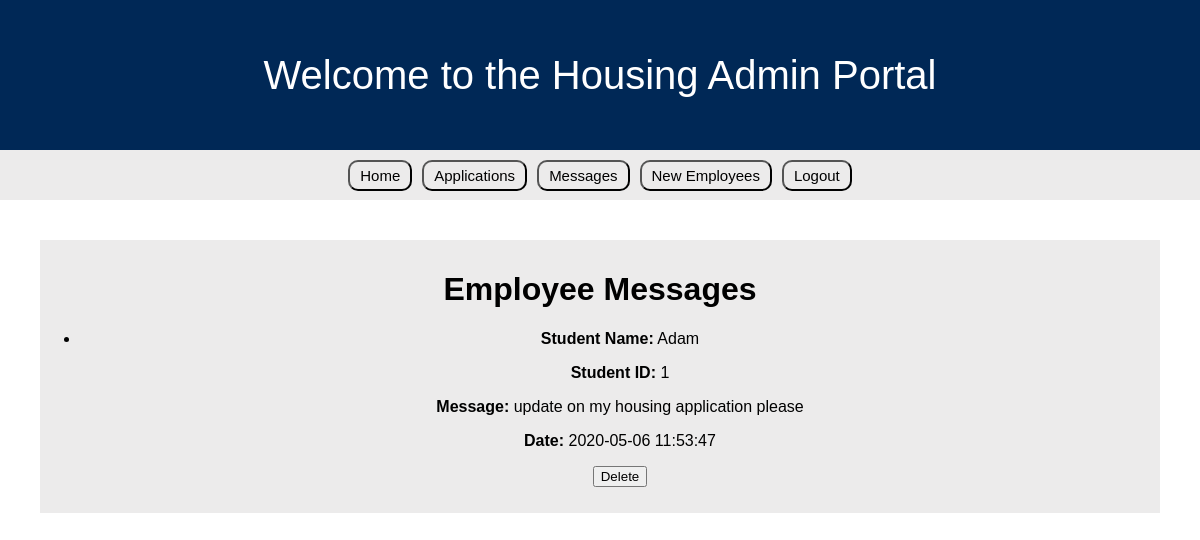
Before: /messages (signed in) with the older database file.
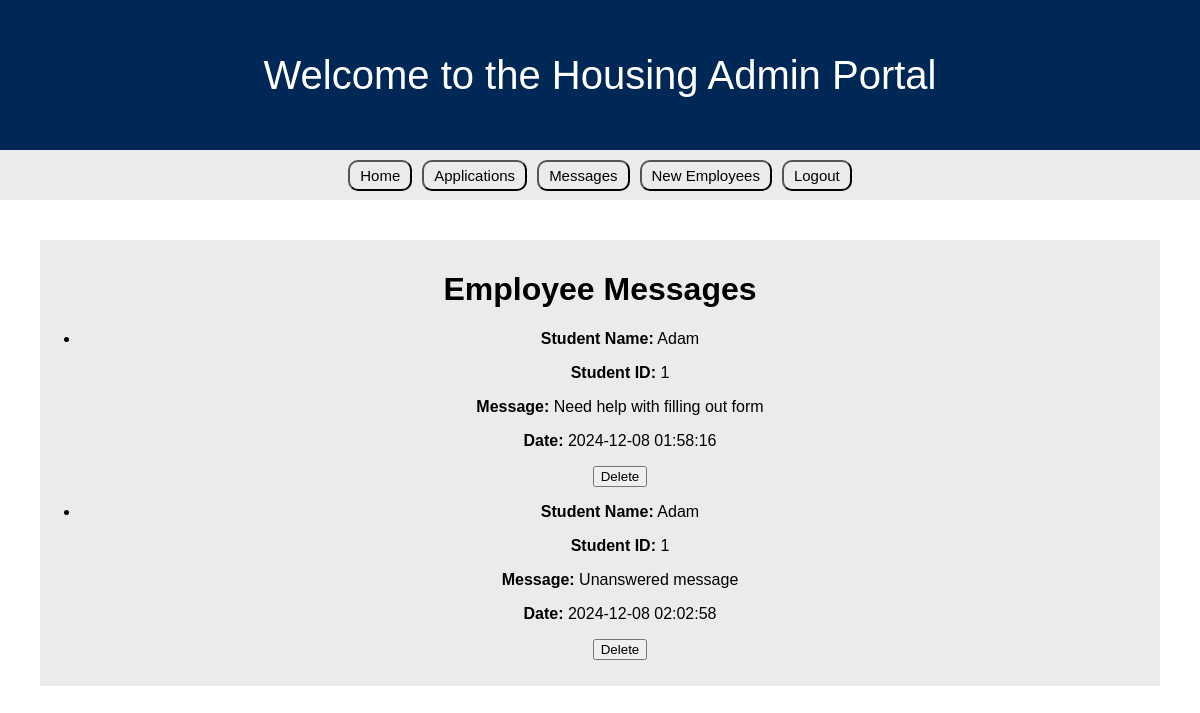
After: the same page with the newer database file.
### tables this page shows
CREATE TABLE contact (
    c_contactDateTime DATETIME NOT NULL,
    c_reason VARCHAR(255) NOT NULL,
    c_studentID decimal(12,0) NOT NULL,
    c_employeeID decimal(12,0) NOT NULL,
    FOREIGN KEY (c_studentID) REFERENCES student(s_studentID),
    FOREIGN KEY(c_employeeID) REFERENCES employee(e_employeeID)
);

CREATE TABLE student (
    s_studentID decimal(12,0) NOT NULL,
    s_name VARCHAR(25) NOT NULL,
    s_gender CHAR(1) NOT NULL,
    s_year INT NOT NULL,
    s_email VARCHAR(100) NOT NULL UNIQUE,
    s_password VARCHAR(100) NOT NULL,
    s_buildingID decimal(12,0) NOT NULL,
    s_roomID decimal(12,0) NOT NULL,
    PRIMARY KEY (s_studentID),
    FOREIGN KEY (s_buildingID) REFERENCES building(b_buildingID),
    FOREIGN KEY (s_roomID) REFERENCES room(r_roomID)
);

### server.py (the view)
@app.route('/messages', methods=['GET', 'POST'])
def employee_messages():
    employee_id = session.get('employee_id')
    if not employee_id:
        flash("You must be logged in as an employee to view messages.", "error")
        return redirect(url_for('employee_login'))
    conn = open_connection()
    if conn:
        try:
            cursor = conn.cursor()
            cursor.execute("""
                SELECT c_contactDateTime, c_reason, c_studentID, s.s_name
                FROM contact c
                JOIN student s ON c.c_studentID = s.s_studentID
                WHERE c.c_employeeID = ?
            """, (employee_id,))
            messages = cursor.fetchall()
            return render_template('empMessages.html', messages=messages)
        except sqlite3.OperationalError as e:
            print(f"Database error: {e}")
            flash("There was an issue fetching your messages. Please try again later.", "error")
            return render_template('empMessages.html', messages=[])
        finally:
            conn.close()
    else:
        flash("Error connecting to the database", "error")
        return render_template('empMessages.html', messages=[])

### server.py (called while the page is built)
def open_connection():
    conn = None
    try:
        conn = sqlite3.connect(StarRez)
        return conn
    except Error as e:
        print(f"Error connecting to database: {e}")
    return conn

### templates/empMessages.html (shortened to what this page needs)
<!DOCTYPE html>
<html lang="en">
<head>
</head>
<body>
    <div id="navbarTop">
        <p id="welcome">Welcome {{ session.student_name }} to the Housing Admin Portal</p>
    </div>
    <div id="navbarBot">
        <button id="home" onclick="window.location.href='/employee_view'">Home</button>
        <form action="{{ url_for('application_approval') }}" method="GET">
            <button type="submit" name="action" value="applications" id="form">Applications</button>
        </form>
        <form action="{{ url_for('employee_messages') }}" method="GET">
            <button type="submit" name="action" value="messages" id="message">Messages</button>
        </form>
        <form action="{{ url_for('new_employee') }}" method="GET">
            <button type="submit" name="action" value="new_employees" id="newEmp">New Employees</button>
        </form>
        <button id="logout" onclick="window.location.href='/logout'">Logout</button>
    </div>
    <div id="empMes">
        <h1>Employee Messages</h1>
        {% if messages %}
        <ul>
            {% for message in messages %}
            <li>
                <p><strong>Student Name:</strong> {{ message[3] }}</p>
                <p><strong>Student ID:</strong> {{ message[2] }}</p>
                <p><strong>Message:</strong> {{ message[1] }}</p>
                <p><strong>Date:</strong> {{ message[0] }}</p>
                <form method="POST" action="{{ url_for('delete_message', student_id=message[2]) }}" style="display:inline;">
                    <button type="submit"
                        onclick="return confirm('Are you sure you want to delete this message?');">Delete</button>
                </form>
            </li>
            {% endfor %}
        </ul>
        {% else %}
        <p>No messages found.</p>
        {% endif %}
    </div>
</body>
</html>

Changed rows visible on the page:
changed contact: c_reason "update on my housing application please" → "Need help with filling out form"; c_contactDateTime "2020-05-06 11:53:47" → "2024-12-08 01:58:16"
added contact: s_name "Adam", c_studentID "1", c_reason "Unanswered message", c_contactDateTime "2024-12-08 02:02:58"
